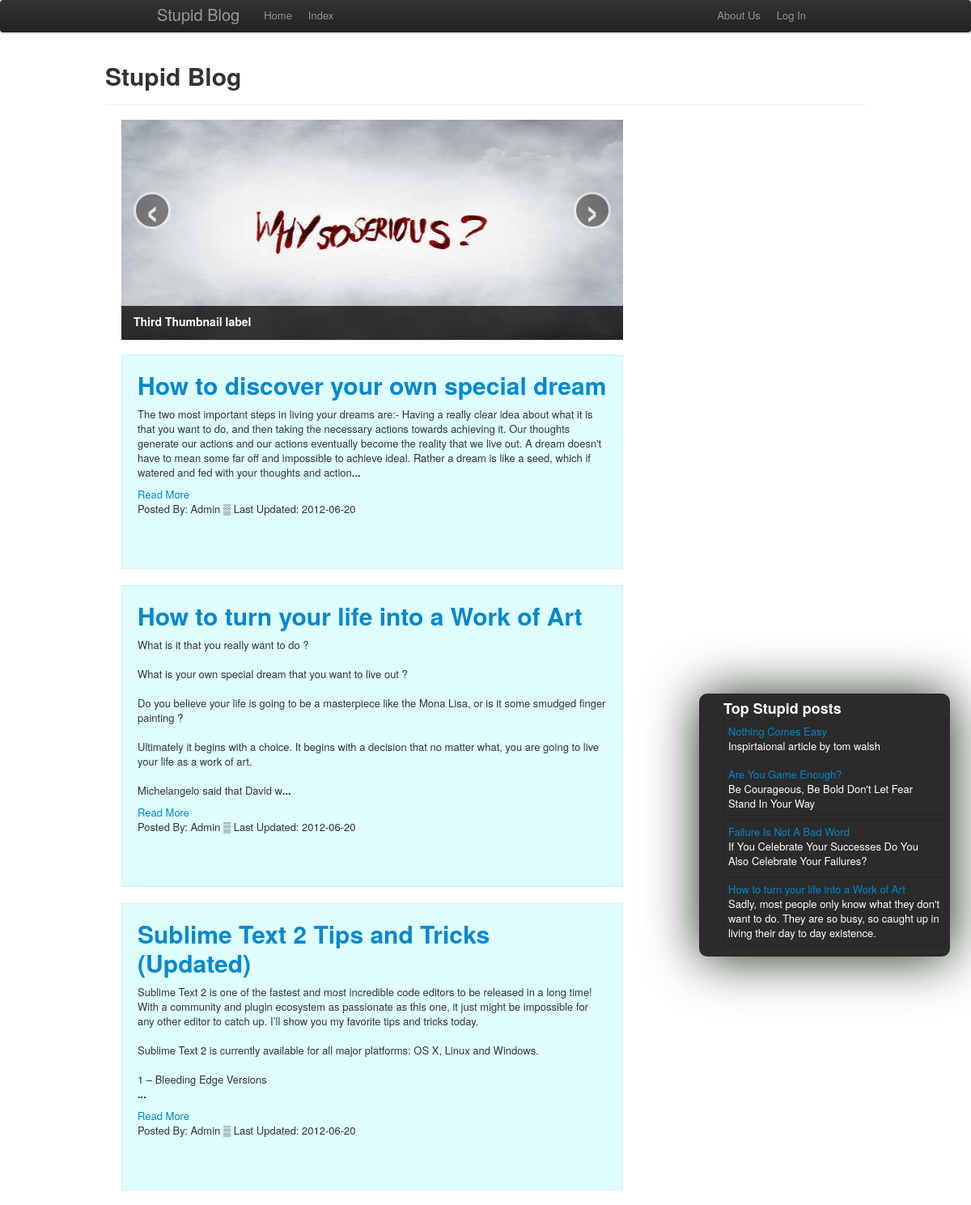
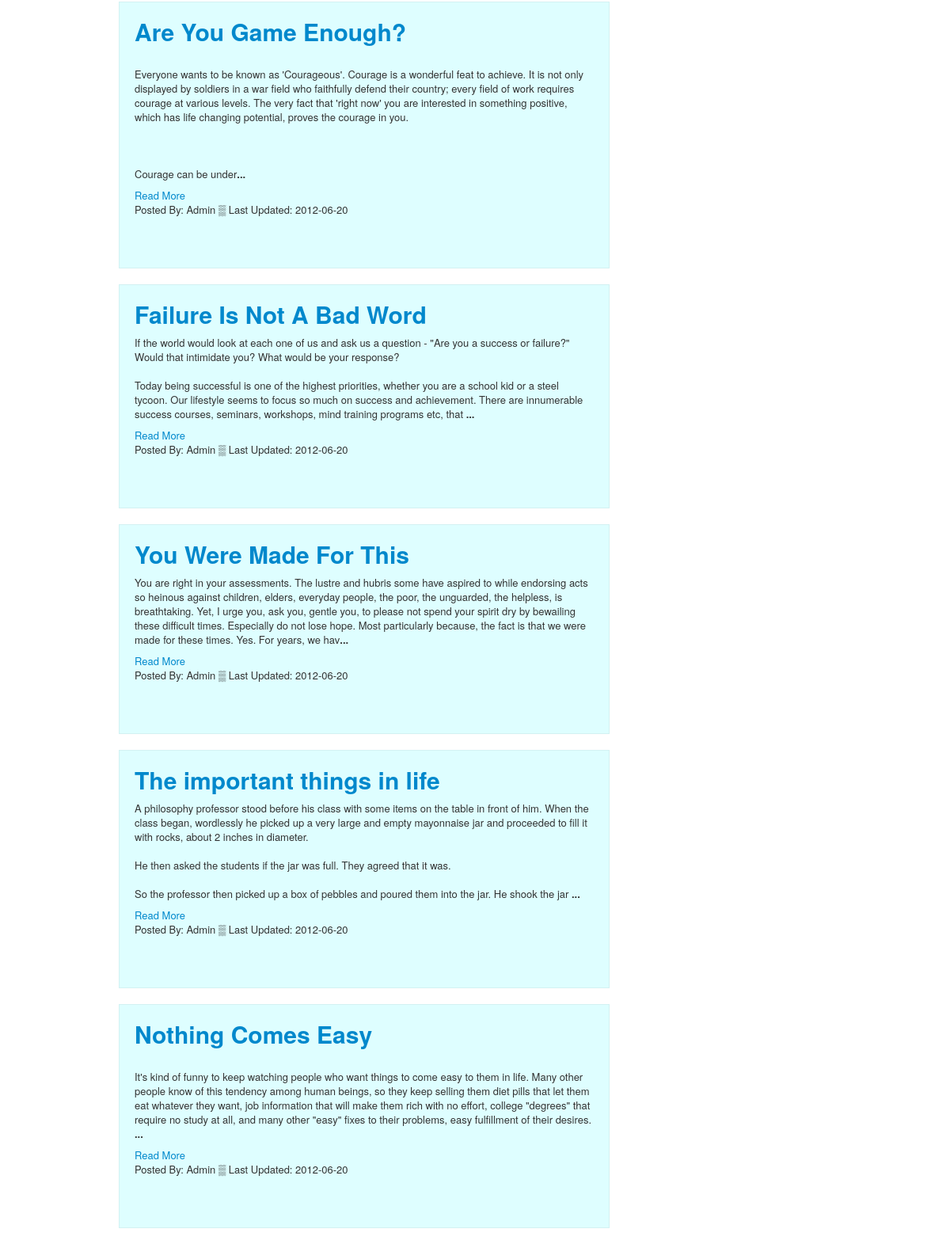
The page / on the database its author committed (2 pictures, top to bottom).
### tables this page shows
CREATE TABLE IF NOT EXISTS `blog_posts` (
  `id` int(11) NOT NULL AUTO_INCREMENT,
  `title` varchar(255) NOT NULL,
  `post` text NOT NULL,
  `date_posted` date NOT NULL,
  `category` varchar(255) NOT NULL,
  PRIMARY KEY (`id`)
);

### index.php (the view, shortened to what this page needs)
<?php include_once 'assets/includes/_header.php'; ?>
	<div id="post_list"  >
			<div id="myCarousel" class="carousel slide">
				<div class="carousel-inner">
					<div class="item active">
						<img src="assets/img/img3.jpg" height=272px alt="">
						<div class="carousel-caption">
							<h4>Third Thumbnail label</h4>
						</div>
					</div>
				</div>
				<a class="left carousel-control" href="#myCarousel" data-slide="prev">‹</a>
				<a class="right carousel-control" href="#myCarousel" data-slide="next">›</a>
			</div>
		<?php
			$post_query = mysql_query("SELECT * FROM `blog_posts` ORDER BY id DESC LIMIT 10")  or die(error_message("Cannot Connect fetch data from database."));
			$author = "Admin";
			while ($post = mysql_fetch_assoc($post_query)) {
					echo "<div class='post blue-well'>";
					echo "<h1><a href='show_blogpost.php?ID=".$post['id']."'>".$post['title']."</a></h1>";
					echo "<p>".substr(($post['post']), 0, 450)."<b>...</b></p>";
					echo "<p><a href='show_blogpost.php?ID=".$post['id']."'> Read More</a><br>";
					echo "<span class='footer'>Posted By: ".$author."  &#9618; Last Updated: ".$post['date_posted']."</span><br><br><br>";
					echo "</div>";
			}
			include_once 'assets/includes/_footer.php';
 		?>

### assets/includes/_sidebar.php
<div class="span4 pull-right sidebar">
	<ul class="top-posts">
		<h3>Top Stupid posts</h3>
		<?php
			$query = mysql_query("SELECT id,title,category FROM blog_posts ORDER BY RAND() DESC LIMIT 4") or error_message(mysql_error());
			while($row = mysql_fetch_assoc($query)){
				echo "<div onclick=\"location.href='show_blogpost.php?ID=".$row['id']."'\" style=\"cursor:pointer;\"><li> <a href=\"show_blogpost.php?ID=".$row['id']."\">".$row['title']."</a><br>";
				echo $row['category']."</li></div>";
	}?>
	</ul>
</div>

### assets/custom-style.css (style rules this page uses)
img { width: 4; height: 6; }
.blue-well { min-height: 20px; padding: 19px; margin-bottom: 20px; background-color: #DEFEFF; border: 1px solid #eee; border: 1px solid rgba(0, 0, 0, 0.05); }
.sidebar { background-color: #2B2B2B; color: #FFFFFF; position: fixed; right: 2em; top: 28%; height: auto; padding: 5px; border-radius: 10px; overflow: hidden; box-shadow: 1px 0.1em 5em #1D2B19; }
.top-posts { list-style: none; }
.top-posts li { padding: 5px; margin-bottom: 5px; border: 1px solid rgba(0, 0, 0, 0.15); }

### rows shown on the page
blog_posts: title "Nothing Comes Easy", category "Inspirtaional article by tom walsh", post "It's kind of funny to keep watching people who want things to come easy to them in life. Many other people know of this tendency among human beings, so they keep selling them diet pills that let them eat whatever they want, job information that will make them rich with no effort, college \"degrees\" that require no study at all, and many other \"easy\" fixes to their problems, easy fulfillment of their desires.", date_posted "2012-06-20"
blog_posts: title "Are You Game Enough?", category "Be Courageous, Be Bold Don't Let Fear Stand In Your Way", post "Everyone wants to be known as 'Courageous'. Courage is a wonderful feat to achieve. It is not only displayed by soldiers in a war field who faithfully defend their country; every field of work requires courage at various levels. The very fact that 'right now' you are interested in something positive, which has life changing potential, proves the courage in you. Courage can be under", date_posted "2012-06-20"
blog_posts: title "Failure Is Not A Bad Word", category "If You Celebrate Your Successes Do You Also Celebrate Your Failures?", post "If the world would look at each one of us and ask us a question - \"Are you a success or failure?\" Would that intimidate you? What would be your response? Today being successful is one of the highest priorities, whether you are a school kid or a steel tycoon. Our lifestyle seems to focus so much on success and achievement. There are innumerable success courses, seminars, workshops, mind training programs etc, that", date_posted "2012-06-20"
blog_posts: title "How to turn your life into a Work of Art", category "Sadly, most people only know what they don't want to do. They are so busy, so caught up in living their day to day existence.", post "What is it that you really want to do ? What is your own special dream that you want to live out ? Do you believe your life is going to be a masterpiece like the Mona Lisa, or is it some smudged finger painting ? Ultimately it begins with a choice. It begins with a decision that no matter what, you are going to live your life as a work of art. Michelangelo said that David w", date_posted "2012-06-20"
blog_posts: title "How to discover your own special dream", post "The two most important steps in living your dreams are:- Having a really clear idea about what it is that you want to do, and then taking the necessary actions towards achieving it. Our thoughts generate our actions and our actions eventually become the reality that we live out. A dream doesn't have to mean some far off and impossible to achieve ideal. Rather a dream is like a seed, which if watered and fed with your thoughts and action", date_posted "2012-06-20"
blog_posts: title "Sublime Text 2 Tips and Tricks (Updated)", post "Sublime Text 2 is one of the fastest and most incredible code editors to be released in a long time! With a community and plugin ecosystem as passionate as this one, it just might be impossible for any other editor to catch up. I’ll show you my favorite tips and tricks today. Sublime Text 2 is currently available for all major platforms: OS X, Linux and Windows. 1 – Bleeding Edge Versions", date_posted "2012-06-20"
blog_posts: title "You Were Made For This", post "You are right in your assessments. The lustre and hubris some have aspired to while endorsing acts so heinous against children, elders, everyday people, the poor, the unguarded, the helpless, is breathtaking. Yet, I urge you, ask you, gentle you, to please not spend your spirit dry by bewailing these difficult times. Especially do not lose hope. Most particularly because, the fact is that we were made for these times. Yes. For years, we hav", date_posted "2012-06-20"
blog_posts: title "The important things in life", post "A philosophy professor stood before his class with some items on the table in front of him. When the class began, wordlessly he picked up a very large and empty mayonnaise jar and proceeded to fill it with rocks, about 2 inches in diameter. He then asked the students if the jar was full. They agreed that it was. So the professor then picked up a box of pebbles and poured them into the jar. He shook the jar", date_posted "2012-06-20"
